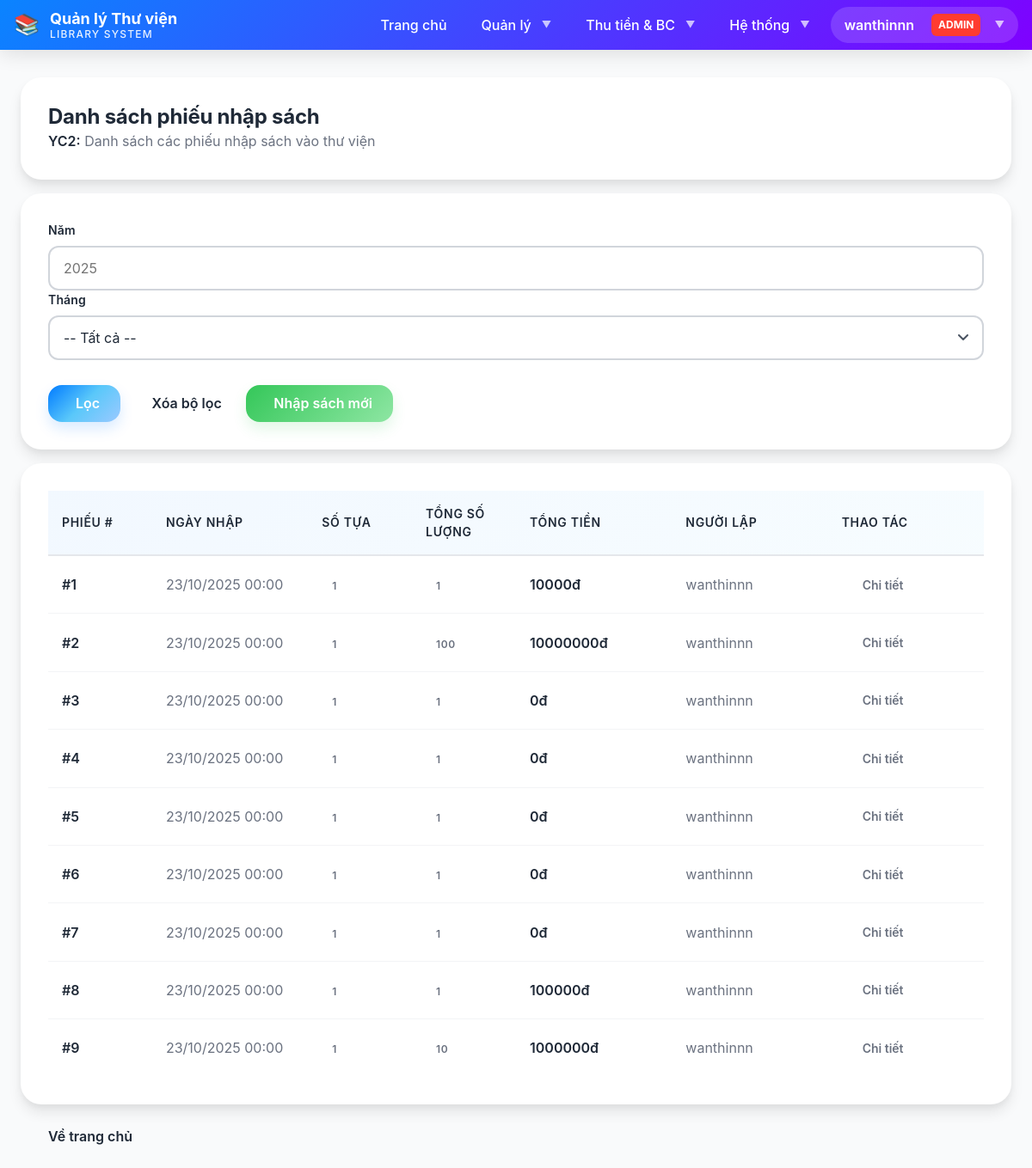
Page /auth/books/import/ (signed in) on the committed database.
### LibraryApp/models.py (models this page shows, shortened)
class BookImportReceipt(models.Model):
    total_amount = models.IntegerField(
        default=0,
        verbose_name='Tổng tiền nhập sách'
    )
    import_date = models.DateTimeField(
        default=timezone.now,
        verbose_name='Ngày nhập sách'
    )
    created_by = models.CharField(
        max_length=100,
        blank=True,
        verbose_name='Người lập phiếu'
    )
    notes = models.TextField(
        blank=True,
        verbose_name='Ghi chú'
    )
    created_at = models.DateTimeField(auto_now_add=True, verbose_name='Ngày tạo')
    updated_at = models.DateTimeField(auto_now=True, verbose_name='Ngày cập nhật')
    class Meta:
        db_table = 'book_import_receipt'
        verbose_name = 'Phiếu nhập sách'
        verbose_name_plural = 'Phiếu nhập sách'
        ordering = ['-import_date']
        indexes = [
            models.Index(fields=['-import_date']),
        ]
    @property
    def total_books_imported(self):
        return sum(detail.quantity for detail in self.import_details.all())

class BookImportDetail(models.Model):
    receipt = models.ForeignKey(
        BookImportReceipt,
        on_delete=models.CASCADE,
        related_name='import_details',
        verbose_name='Phiếu nhập'
    )
    book = models.ForeignKey(
        Book,
        on_delete=models.PROTECT,
        related_name='import_details',
        verbose_name='Sách'
    )
    quantity = models.IntegerField(
        verbose_name='Số lượng'
    )
    unit_price = models.IntegerField(
        verbose_name='Đơn giá'
    )
    amount = models.IntegerField(
        default=0,
        verbose_name='Thành tiền'
    )
    created_at = models.DateTimeField(auto_now_add=True, verbose_name='Ngày tạo')
    updated_at = models.DateTimeField(auto_now=True, verbose_name='Ngày cập nhật')
    class Meta:
        db_table = 'book_import_detail'
        verbose_name = 'Chi tiết nhập sách'
        verbose_name_plural = 'Chi tiết nhập sách'
        unique_together = [['receipt', 'book']]
        indexes = [
            models.Index(fields=['receipt']),
            models.Index(fields=['book']),
        ]

### LibraryApp/views.py (the view)
# urls.py: path('books/import/', views.book_import_list_view, name='book_import_list'),
@staff_required
def book_import_list_view(request):
    receipts = BookImportReceipt.objects.all().order_by('-import_date')
    month = request.GET.get('month')
    year = request.GET.get('year')
    if month and year:
        receipts = receipts.filter(
            import_date__month=month,
            import_date__year=year
        )
    elif year:
        receipts = receipts.filter(import_date__year=year)
    context = {
        'receipts': receipts,
        'page_title': 'Danh sách phiếu nhập sách'
    }
    return render(request, 'LibraryApp/books/book_import_list.html', context)

### templates/LibraryApp/books/book_import_list.html (shortened to what this page needs)
{% extends 'base.html' %}
{% load static %}
{% block content %}
<div class="container-fluid mt-5">
    <div class="row mb-4">
        <div class="col-lg-12">
            <div class="card border-0 shadow-sm">
                <div class="card-body">
                    <h2 class="card-title mb-2">
                         {{ page_title }}
                    </h2>
                    <p class="text-muted mb-0">
                        <strong>YC2:</strong> Danh sách các phiếu nhập sách vào thư viện
                    </p>
                </div>
            </div>
        </div>
    </div>
    <div class="row mb-4">
        <div class="col-lg-12">
            <div class="card border-0 shadow-sm">
                <div class="card-body">
                    <form method="get" class="row g-3">
                        <div class="col-md-3">
                            <label for="year" class="form-label">Năm</label>
                            <input type="number" class="form-control" name="year" id="year"
                                   placeholder="2025" value="{{ request.GET.year }}">
                        </div>
                        <div class="col-md-3">
                            <label for="month" class="form-label">Tháng</label>
                            <select class="form-select" name="month" id="month">
                                <option value="">-- Tất cả --</option>
                            </select>
                        </div>
                        <div class="col-md-6">
                            <label class="form-label">&nbsp;</label>
                            <div class="d-grid gap-2 d-md-flex">
                                <button type="submit" class="btn btn-primary">
                                     Lọc
                                </button>
                                <a href="{% url 'book_import_list' %}" class="btn btn-outline-secondary">
                                     Xóa bộ lọc
                                </a>
                                <a href="{% url 'book_import' %}" class="btn btn-success">
                                     Nhập sách mới
                                </a>
                            </div>
                        </div>
                    </form>
                </div>
            </div>
        </div>
    </div>
    {% if receipts %}
        <div class="row">
            <div class="col-lg-12">
                <div class="card border-0 shadow-sm">
                    <div class="table-responsive">
                        <table class="table table-hover mb-0">
                            <thead class="table-light">
                                <tr>
                                    <th style="width: 10%">Phiếu #</th>
                                    <th style="width: 15%">Ngày nhập</th>
                                    <th style="width: 10%">Số tựa</th>
                                    <th style="width: 10%">Tổng số lượng</th>
                                    <th style="width: 15%">Tổng tiền</th>
                                    <th style="width: 15%">Người lập</th>
                                    <th style="width: 15%">Thao tác</th>
                                </tr>
                            </thead>
                            <tbody>
                                {% for receipt in receipts %}
                                    <tr>
                                        <td>
                                            <strong>#{{ receipt.id }}</strong>
                                        </td>
                                        <td>
                                            {{ receipt.import_date|date:"d/m/Y H:i" }}
                                        </td>
                                        <td>
                                            <span class="badge bg-primary">
                                                {{ receipt.import_details.count }}
                                            </span>
                                        </td>
                                        <td>
                                            <span class="badge bg-info">
                                                {{ receipt.total_books_imported }}
                                            </span>
                                        </td>
                                        <td>
                                            <strong class="text-success">
                                                {{ receipt.total_amount|floatformat:0 }}đ
                                            </strong>
                                        </td>
                                        <td>
                                            {{ receipt.created_by }}
                                        </td>
                                        <td>
                                            <a href="{% url 'book_import_detail' receipt.id %}"
                                               class="btn btn-sm btn-info">
                                                 Chi tiết
                                            </a>
                                        </td>
                                    </tr>
                                {% endfor %}
                            </tbody>
                        </table>
                    </div>
                </div>
            </div>
        </div>
    {% endif %}
    <div class="row mt-4">
        <div class="col-lg-12">
            <a href="{% url 'home' %}" class="btn btn-outline-secondary">
                 Về trang chủ
            </a>
        </div>
    </div>
</div>
{% endblock %}

### templates/base.html (shortened to what this page needs)
{% load static %}
<!DOCTYPE html>
<html lang="vi">
<head>
    <link rel="stylesheet" href="{% static 'css/main.css' %}">
</head>
<body class="page-wrapper">
    <nav class="navbar">
        <div class="navbar-container">
            <a class="navbar-brand" href="{% url 'home' %}">
                <span class="navbar-logo">📚</span>
                <div class="navbar-title">
                    <span class="navbar-title-main">Quản lý Thư viện</span>
                    <span class="navbar-title-sub">Library System</span>
                </div>
            </a>
            <ul class="navbar-nav" id="navMenu">
                <li class="nav-item">
                    <a class="nav-link" href="{% url 'home' %}">Trang chủ</a>
                </li>
                {% if user.is_authenticated %}
                    <li class="nav-item dropdown">
                        <a class="nav-link dropdown-toggle" href="#">Quản lý</a>
                    </li>
                    <li class="nav-item dropdown">
                        <a class="nav-link dropdown-toggle" href="#">Thu tiền & BC</a>
                    </li>
                    {% if user.is_superuser %}
                    <li class="nav-item dropdown">
                        <a class="nav-link dropdown-toggle" href="#">Hệ thống</a>
                    </li>
                    {% endif %}
                    <li class="nav-item dropdown">
                        <a class="navbar-user dropdown-toggle" href="#">
                            {{ user.username }}
                            {% if user.is_superuser %}
                                <span class="user-badge">Admin</span>
                            {% elif user.is_staff %}
                                <span class="user-badge" style="background: var(--color-info);">Staff</span>
                            {% endif %}
                        </a>
                    </li>
                {% endif %}
            </ul>
        </div>
    </nav>
    <div class="page-content">
        <div class="container">
            {% block content %}
            {% endblock %}
        </div>
    </div>
</body>
</html>

### static/css/main.css (style rules this page uses)
.page-wrapper { min-height: 100vh; display: flex; flex-direction: column; background: var(--color-bg-secondary); }
.page-content { flex: 1; padding: var(--space-8) 0; }

### static/css/variables.css (style rules this page uses)
:root { --color-blue-primary: #007aff; --color-blue-light: #5ac8fa; --color-blue-lighter: #9bc9ff; --color-blue-dark: #0051d5; --color-blue-darker: #003d99; --color-pink-primary: #ff7de9; --color-pink-light: #ffb3f0; --color-pink-lighter: #ffd9f7; --color-pink-dark: #e655d0; --color-purple-primary: #c855ff; --color-purple-light: #e0a8ff; --color-purple-dark: #7f00ff; --color-purple-darker: #5a00b3; --gradient-blue: linear-gradient(135deg, #007aff 0%, #5ac8fa 50%, #9bc9ff 100%); --gradient-pink-purple: linear-gradient(135deg, #ff7de9 0%, #c855ff 100%); --gradient-blue-purple: linear-gradient(135deg, #0a84ff 0%, #7f00ff 100%); --gradient-ocean: linear-gradient(135deg, #007aff 0%, #5ac8fa 100%); --gradient-sunset: linear-gradient(135deg, #ff7de9 0%, #ffa07a 100%); --gradient-midnight: linear-gradient(135deg, #1e3a8a 0%, #312e81 100%); --gradient-overlay-light: linear-gradient(135deg, rgba(0, 122, 255, 0.05) 0%, rgba(90, 200, 250, 0.05) 100%); --gradient-overlay-medium: linear-gradient(135deg, rgba(0, 122, 255, 0.1) 0%, rgba(90, 200, 250, 0.1) 100%); --color-white: #ffffff; --color-gray-50: #f9fafb; --color-gray-100: #f3f4f6; --color-gray-200: #e5e7eb; --color-gray-300: #d1d5db; --color-gray-400: #9ca3af; --color-gray-500: #6b7280; --color-gray-600: #4b5563; --color-gray-700: #374151; --color-gray-800: #1f2937; --color-gray-900: #111827; --color-success: #34c759; --color-success-light: #8ee6a3; --color-warning: #ff9500; --color-warning-light: #ffb84d; --color-danger: #ff3b30; --color-danger-light: #ff8a80; --color-info: #5ac8fa; --color-text-primary: #1f2937; --color-text-secondary: #6b7280; --color-text-tertiary: #9ca3af; --color-text-inverse: #ffffff; --color-bg-primary: #ffffff; --color-bg-secondary: #f9fafb; --color-bg-tertiary: #f3f4f6; --font-primary: -apple-system, BlinkMacSystemFont, "SF Pro Display", "Segoe UI", "Inter", "Manrope", system-ui, sans-serif; --font-mono: "SF Mono", "Consolas", "Monaco", monospace; --font-size-xs: 0.75rem; --font-size-sm: 0.875rem; --font-size-base: 1rem; --font-size-lg: 1.125rem; --font-size-xl: 1.25rem; --font-size-2xl: 1.5rem; --font-size-3xl: 1.875rem; --font-size-4xl: 2.25rem; --font-size-5xl: 3rem; --font-weight-light: 300; --font-weight-normal: 400; --font-weight-medium: 500; --font-weight-semibold: 600; --font-weight-bold: 700; --font-weight-extrabold: 800; --line-height-tight: 1.2; --line-height-snug: 1.375; --line-height-normal: 1.5; --line-height-relaxed: 1.625; --line-height-loose: 2; --space-1: 0.25rem; --space-2: 0.5rem; --space-3: 0.75rem; --space-4: 1rem; --space-5: 1.25rem; --space-6: 1.5rem; --space-8: 2rem; --space-10: 2.5rem; --space-12: 3rem; --space-16: 4rem; --space-20: 5rem; --space-24: 6rem; --radius-sm: 0.375rem; --radius-md: 0.5rem; --radius-lg: 0.75rem; --radius-xl: 1rem; --radius-2xl: 1.25rem; --radius-3xl: 1.5rem; --radius-full: 9999px; --shadow-xs: 0 1px 2px rgba(0, 0, 0, 0.04); --shadow-sm: 0 1px 3px rgba(0, 0, 0, 0.06), 0 1px 2px rgba(0, 0, 0, 0.04); --shadow-md: 0 4px 6px rgba(0, 0, 0, 0.05), 0 2px 4px rgba(0, 0, 0, 0.03); --shadow-lg: 0 10px 15px rgba(0, 0, 0, 0.08), 0 4px 6px rgba(0, 0, 0, 0.04); --shadow-xl: 0 20px 25px rgba(0, 0, 0, 0.1), 0 8px 10px rgba(0, 0, 0, 0.04); --shadow-2xl: 0 25px 50px rgba(0, 0, 0, 0.15); --shadow-blue: 0 8px 16px rgba(0, 122, 255, 0.15); --shadow-pink: 0 8px 16px rgba(255, 125, 233, 0.15); --shadow-purple: 0 8px 16px rgba(200, 85, 255, 0.15); --transition-fast: 150ms cubic-bezier(0.4, 0, 0.2, 1); --transition-base: 250ms cubic-bezier(0.4, 0, 0.2, 1); --transition-slow: 350ms cubic-bezier(0.4, 0, 0.2, 1); --transition-slowest: 500ms cubic-bezier(0.4, 0, 0.2, 1); --transition-bounce: 500ms cubic-bezier(0.68, -0.55, 0.265, 1.55); --z-base: 0; --z-dropdown: 1000; --z-sticky: 1020; --z-fixed: 1030; --z-modal-backdrop: 1040; --z-modal: 1050; --z-popover: 1060; --z-tooltip: 1070; --glass-blur: blur(20px); --glass-bg: rgba(255, 255, 255, 0.7); --glass-bg-dark: rgba(0, 0, 0, 0.5); --glass-border: rgba(255, 255, 255, 0.18); --breakpoint-sm: 640px; --breakpoint-md: 768px; --breakpoint-lg: 1024px; --breakpoint-xl: 1280px; --breakpoint-2xl: 1536px; }

### rows in the picture
BookImportReceipt: id "1", import_date "23/10/2025 00:00", import_details.count "1", total_books_imported "1", total_amount "10000", created_by "wanthinnn"
BookImportReceipt: id "2", import_date "23/10/2025 00:00", import_details.count "1", total_books_imported "100", total_amount "10000000", created_by "wanthinnn"
BookImportReceipt: id "3", import_date "23/10/2025 00:00", import_details.count "1", total_books_imported "1", total_amount "0", created_by "wanthinnn"
BookImportReceipt: id "4", import_date "23/10/2025 00:00", import_details.count "1", total_books_imported "1", total_amount "0", created_by "wanthinnn"
BookImportReceipt: id "5", import_date "23/10/2025 00:00", import_details.count "1", total_books_imported "1", total_amount "0", created_by "wanthinnn"
BookImportReceipt: id "6", import_date "23/10/2025 00:00", import_details.count "1", total_books_imported "1", total_amount "0", created_by "wanthinnn"
BookImportReceipt: id "7", import_date "23/10/2025 00:00", import_details.count "1", total_books_imported "1", total_amount "0", created_by "wanthinnn"
BookImportReceipt: id "8", import_date "23/10/2025 00:00", import_details.count "1", total_books_imported "1", total_amount "100000", created_by "wanthinnn"
BookImportReceipt: id "9", import_date "23/10/2025 00:00", import_details.count "1", total_books_imported "10", total_amount "1000000", created_by "wanthinnn"

### other values in the picture
{{ user.username }} "wanthinnn"
{{ page_title }} "Danh sách phiếu nhập sách"
